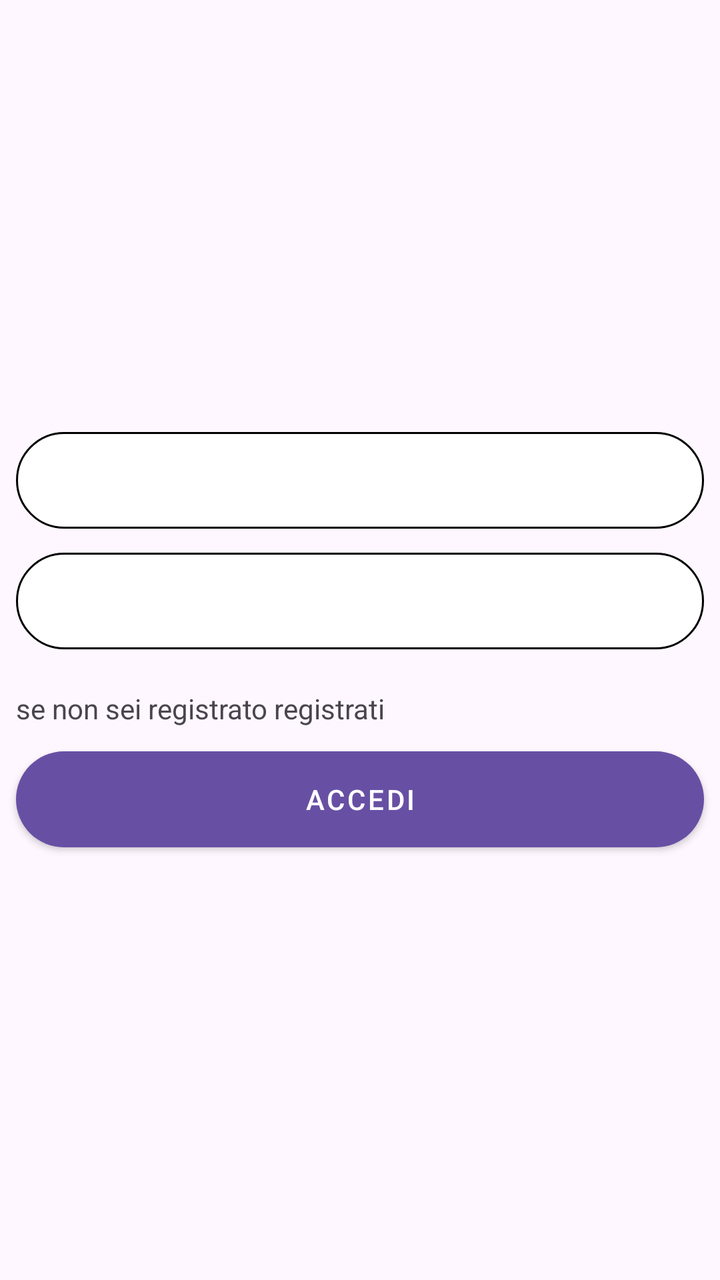
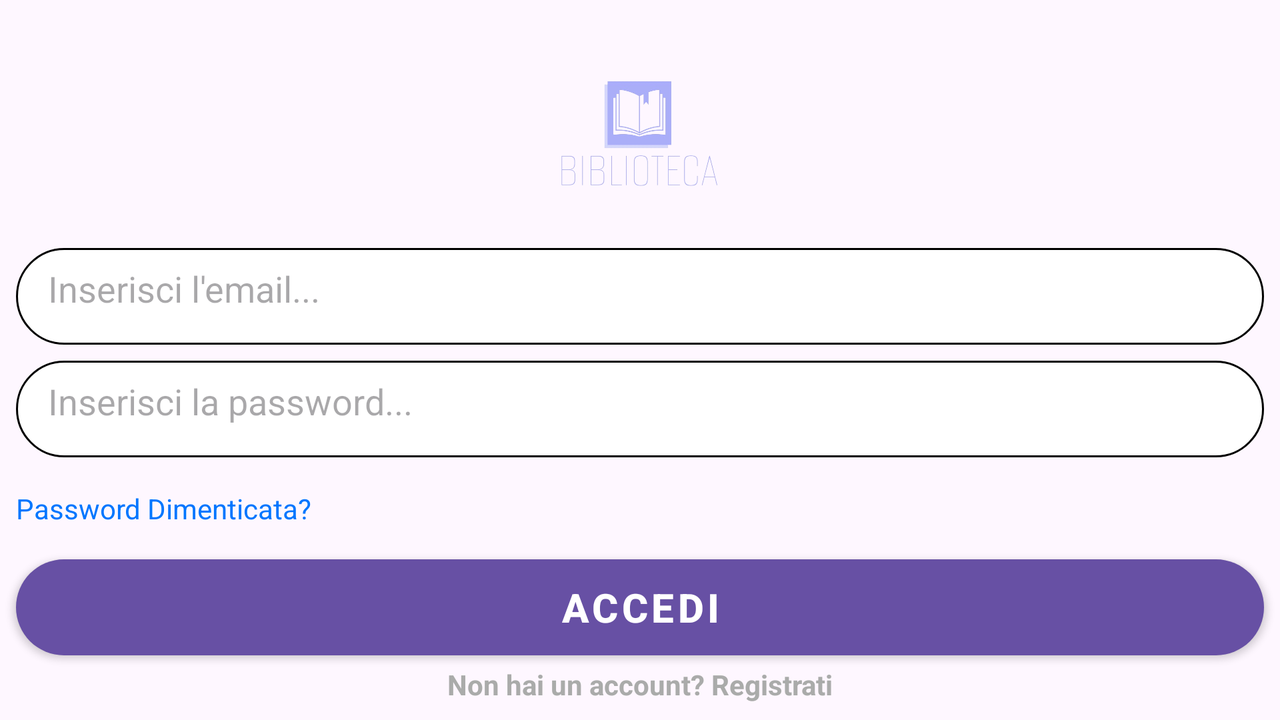

One screen, two layout resources from the same app: the default and the repository's alternative for another configuration. Each is rendered where Android would select it; the XML of both is given below.
<!-- AndroidManifest.xml: application theme Theme.Biblioteca -->
<!-- res/layout/activity_main.xml -->
<?xml version="1.0" encoding="utf-8"?>
<androidx.constraintlayout.widget.ConstraintLayout xmlns:android="http://schemas.android.com/apk/res/android"
    xmlns:app="http://schemas.android.com/apk/res-auto"
    xmlns:tools="http://schemas.android.com/tools"
    android:layout_width="match_parent"
    android:layout_height="match_parent"
    tools:context=".MainActivity">

    <Button
        android:id="@+id/ButtonAccedi"
        android:layout_width="0dp"
        android:layout_height="wrap_content"
        android:layout_marginTop="12dp"
        android:text="Accedi"
        app:layout_constraintEnd_toEndOf="@+id/TextViewRegistrati"
        app:layout_constraintHorizontal_bias="0.0"
        app:layout_constraintStart_toStartOf="@+id/TextViewRegistrati"
        app:layout_constraintTop_toBottomOf="@+id/TextViewRegistrati" />

    <EditText
        android:id="@+id/EditTextEmail"
        android:layout_width="0dp"
        android:layout_height="wrap_content"
        android:layout_marginStart="8dp"
        android:layout_marginTop="16dp"
        android:layout_marginEnd="8dp"
        android:ems="10"
        android:inputType="textEmailAddress"
        app:layout_constraintEnd_toEndOf="parent"
        app:layout_constraintStart_toStartOf="parent"
        app:layout_constraintTop_toBottomOf="@+id/imageView2" />

    <EditText
        android:id="@+id/EditTextPassword"
        android:layout_width="0dp"
        android:layout_height="wrap_content"
        android:layout_marginTop="12dp"
        android:ems="10"
        android:inputType="textPassword"
        app:layout_constraintEnd_toEndOf="@+id/EditTextEmail"
        app:layout_constraintHorizontal_bias="0.0"
        app:layout_constraintStart_toStartOf="@+id/EditTextEmail"
        app:layout_constraintTop_toBottomOf="@+id/EditTextEmail" />

    <TextView
        android:id="@+id/TextViewRegistrati"
        android:layout_width="0dp"
        android:layout_height="wrap_content"
        android:layout_marginTop="20dp"
        android:text="se non sei registrato registrati"
        app:layout_constraintEnd_toEndOf="@+id/EditTextPassword"
        app:layout_constraintHorizontal_bias="0.0"
        app:layout_constraintStart_toStartOf="@+id/EditTextPassword"
        app:layout_constraintTop_toBottomOf="@+id/EditTextPassword" />

    <ImageView
        android:id="@+id/imageView2"
        android:layout_width="200dp"
        android:layout_height="200dp"
        app:layout_constraintEnd_toEndOf="parent"
        app:layout_constraintStart_toStartOf="parent"
        app:layout_constraintTop_toTopOf="parent"
        app:srcCompat="@drawable/baseline_menu_book_24" />
</androidx.constraintlayout.widget.ConstraintLayout>
<!-- resources referenced by this layout -->
<resources>
  <style name="Theme.Biblioteca" parent="Base.Theme.Biblioteca" />
  <style name="Base.Theme.Biblioteca" parent="Theme.Material3.DayNight.NoActionBar">
          <item name="editTextStyle">@style/app_editTextStyle</item>
          <item name="materialButtonStyle">@style/app_ButtonStyle</item>
      </style>
  <style name="app_editTextStyle" parent="@android:style/Widget.EditText">
          <item name="android:background">@drawable/custom_input_login</item>
          <item name="android:paddingLeft">16dp</item>
          <item name="android:paddingTop">8dp</item>
          <item name="android:paddingRight">16dp</item>
          <item name="android:paddingBottom">16dp</item>
      </style>
  <style name="app_ButtonStyle" parent="Widget.MaterialComponents.Button">
          <item name="android:background">@drawable/custom_button</item>
      </style>
  <!-- drawable custom_input_login (drawable) -->
  <?xml version="1.0" encoding="utf-8"?>
  <selector xmlns:android="http://schemas.android.com/apk/res/android">
      <item   android:state_enabled="true" android:state_focused="true">
          <shape android:shape="rectangle">
              <solid android:color="@color/white"/>
              <corners android:radius="24dp"/>
              <stroke android:color="#abaff9" android:width="1dp"/>
          </shape>
      </item>
      <item   android:state_enabled="true">
          <shape android:shape="rectangle">
              <solid android:color="@color/white"/>
              <corners android:radius="24dp"/>
              <stroke android:color="@color/black" android:width="1dp"/>
          </shape>
      </item>
  </selector>
  <!-- drawable custom_button (drawable) -->
  <?xml version="1.0" encoding="utf-8"?>
  <shape xmlns:android="http://schemas.android.com/apk/res/android" android:shape="rectangle">
      <solid android:color="#abaff9"/>
      <corners android:radius="30dp"/>
  </shape>
  <color name="white">#FFFFFFFF</color>
  <color name="black">#FF000000</color>
</resources>
<!-- res/layout-land/activity_main.xml (the repository's variant of the layout above) -->
<!-- drawn on the phone turned sideways -->
<?xml version="1.0" encoding="utf-8"?>
<androidx.constraintlayout.widget.ConstraintLayout xmlns:android="http://schemas.android.com/apk/res/android"
    xmlns:app="http://schemas.android.com/apk/res-auto"
    xmlns:tools="http://schemas.android.com/tools"
    android:layout_width="match_parent"
    android:layout_height="match_parent"
    tools:context=".MainActivity">

    <Button
        android:id="@+id/ButtonAccedi"
        android:layout_width="0dp"
        android:layout_height="wrap_content"
        android:layout_marginTop="16dp"
        android:text="@string/accedi_text"
        android:textSize="20dp"
        android:textStyle="bold"
        app:layout_constraintEnd_toEndOf="@+id/TextViewPassReset"
        app:layout_constraintHorizontal_bias="0.0"
        app:layout_constraintStart_toStartOf="@+id/TextViewPassReset"
        app:layout_constraintTop_toBottomOf="@+id/TextViewPassReset" />

    <EditText
        android:id="@+id/EditTextEmail"
        android:layout_width="0dp"
        android:layout_height="wrap_content"
        android:layout_marginStart="8dp"
        android:layout_marginTop="8dp"
        android:layout_marginEnd="8dp"
        android:drawableStart="@drawable/email_icon"
        android:drawablePadding="12dp"
        android:ems="10"
        android:hint="@string/ins_email_hint"
        android:inputType="textEmailAddress"
        app:layout_constraintEnd_toEndOf="parent"
        app:layout_constraintStart_toStartOf="parent"
        app:layout_constraintTop_toBottomOf="@+id/imageView2" />

    <EditText
        android:id="@+id/EditTextPassword"
        android:layout_width="0dp"
        android:layout_height="wrap_content"
        android:layout_marginTop="8dp"
        android:drawableStart="@drawable/password_icon"
        android:drawablePadding="12dp"
        android:ems="10"
        android:hint="@string/ins_pass_hint"
        android:inputType="textPassword"
        app:layout_constraintEnd_toEndOf="@+id/EditTextEmail"
        app:layout_constraintHorizontal_bias="0.0"
        app:layout_constraintStart_toStartOf="@+id/EditTextEmail"
        app:layout_constraintTop_toBottomOf="@+id/EditTextEmail" />

    <TextView
        android:id="@+id/TextViewPassReset"
        android:layout_width="0dp"
        android:layout_height="wrap_content"
        android:layout_marginTop="16dp"
        android:text="@string/pass_dim_tv"
        android:textColor="#0076ff"
        app:layout_constraintEnd_toEndOf="@+id/EditTextPassword"
        app:layout_constraintHorizontal_bias="0.0"
        app:layout_constraintStart_toStartOf="@+id/EditTextPassword"
        app:layout_constraintTop_toBottomOf="@+id/EditTextPassword" />

    <TextView
        android:id="@+id/TextViewRegistrati"
        android:layout_width="0dp"
        android:layout_height="wrap_content"
        android:layout_marginTop="5dp"
        android:text="@string/noaccount_text"
        android:textAlignment="center"
        android:textColor="#aaabaa"
        android:textStyle="bold"
        app:layout_constraintEnd_toEndOf="@+id/ButtonAccedi"
        app:layout_constraintHorizontal_bias="0.0"
        app:layout_constraintStart_toStartOf="@+id/ButtonAccedi"
        app:layout_constraintTop_toBottomOf="@+id/ButtonAccedi" />

    <ImageView
        android:id="@+id/imageView2"
        android:layout_width="100dp"
        android:layout_height="100dp"
        android:layout_marginTop="16dp"
        app:layout_constraintEnd_toEndOf="parent"
        app:layout_constraintStart_toStartOf="parent"
        app:layout_constraintTop_toTopOf="parent"
        app:srcCompat="@drawable/logo2" />
</androidx.constraintlayout.widget.ConstraintLayout>
<!-- resources referenced by the variant -->
<!-- as the phone turned sideways resolves them -->
<resources>
  <!-- drawable logo2: png bitmap (drawable, 54723 bytes) -->
  <string name="accedi_text">Accedi</string>
  <string name="ins_email_hint">Inserisci l\'email...</string>
  <string name="ins_pass_hint">Inserisci la password...</string>
  <string name="noaccount_text">Non hai un account? Registrati</string>
  <string name="pass_dim_tv">Password Dimenticata?</string>
  <style name="Theme.Biblioteca" parent="Base.Theme.Biblioteca" />
  <style name="Base.Theme.Biblioteca" parent="Theme.Material3.DayNight.NoActionBar">
          <item name="editTextStyle">@style/app_editTextStyle</item>
          <item name="materialButtonStyle">@style/app_ButtonStyle</item>
      </style>
  <style name="app_editTextStyle" parent="@android:style/Widget.EditText">
          <item name="android:background">@drawable/custom_input_login</item>
          <item name="android:paddingLeft">16dp</item>
          <item name="android:paddingTop">8dp</item>
          <item name="android:paddingRight">16dp</item>
          <item name="android:paddingBottom">16dp</item>
      </style>
  <style name="app_ButtonStyle" parent="Widget.MaterialComponents.Button">
          <item name="android:background">@drawable/custom_button</item>
      </style>
  <!-- drawable custom_input_login (drawable) -->
  <?xml version="1.0" encoding="utf-8"?>
  <selector xmlns:android="http://schemas.android.com/apk/res/android">
      <item   android:state_enabled="true" android:state_focused="true">
          <shape android:shape="rectangle">
              <solid android:color="@color/white"/>
              <corners android:radius="24dp"/>
              <stroke android:color="#abaff9" android:width="1dp"/>
          </shape>
      </item>
      <item   android:state_enabled="true">
          <shape android:shape="rectangle">
              <solid android:color="@color/white"/>
              <corners android:radius="24dp"/>
              <stroke android:color="@color/black" android:width="1dp"/>
          </shape>
      </item>
  </selector>
  <!-- drawable custom_button (drawable) -->
  <?xml version="1.0" encoding="utf-8"?>
  <shape xmlns:android="http://schemas.android.com/apk/res/android" android:shape="rectangle">
      <solid android:color="#abaff9"/>
      <corners android:radius="30dp"/>
  </shape>
  <color name="white">#FFFFFFFF</color>
  <color name="black">#FF000000</color>
</resources>
